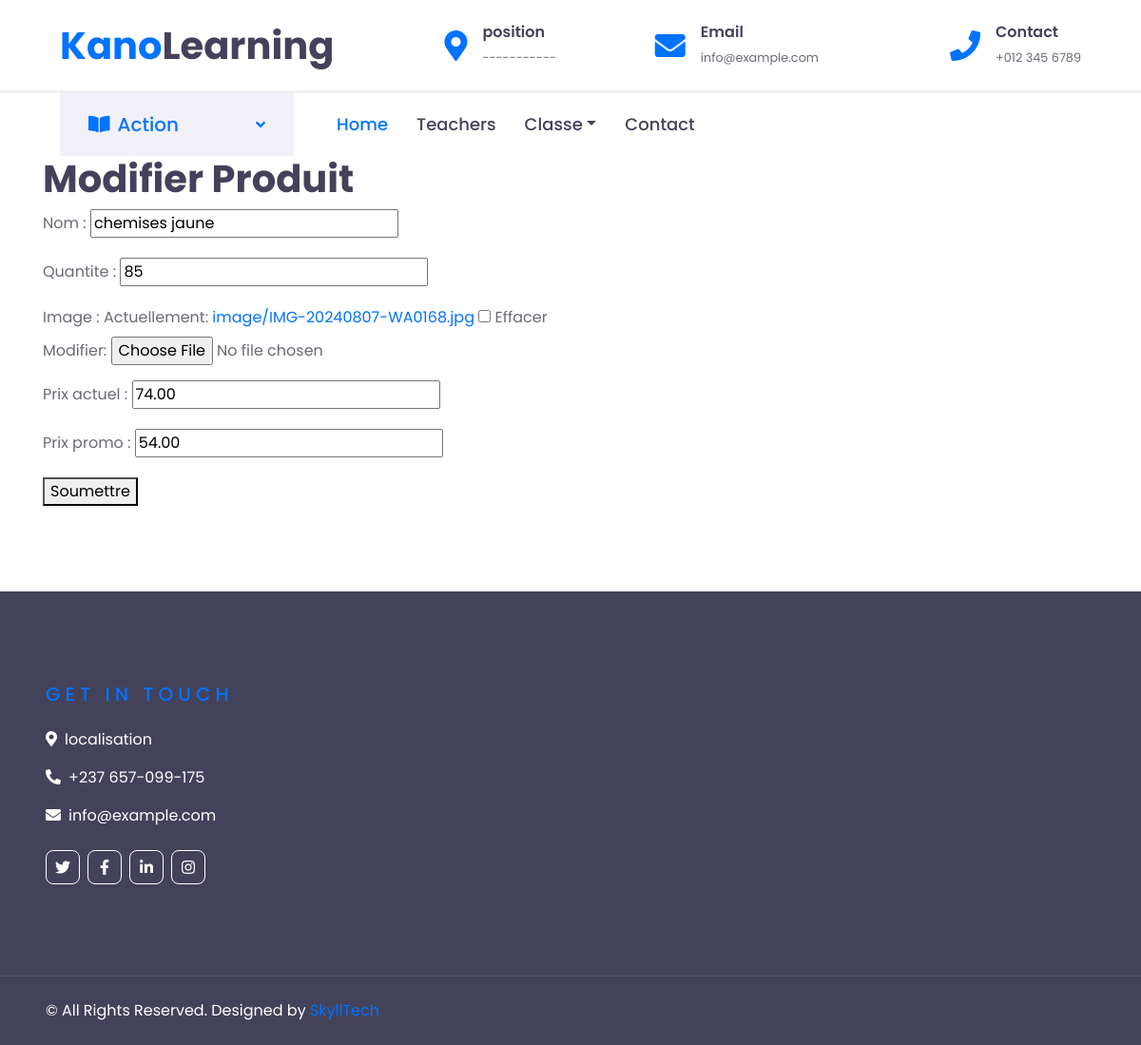
Screenshot of /update/17/ with the database file from the repository.
### home/models.py (models this page shows, shortened)
class Produit(models.Model):
    nom = models.CharField(max_length=100)
    quantite = models.IntegerField()
    image = models.ImageField(upload_to='image', null=True, blank=True)
    prix_actuel = models.DecimalField(max_digits=10, decimal_places=2)
    prix_promo = models.DecimalField(max_digits=10, decimal_places=2)

### home/views.py (the view)
# urls.py: path('update/<int:id>/',views.produit_update_view, name="update"),
def produit_update_view(request, id):
    produit = get_object_or_404(Produit, id=id)
    if request.method == "POST":
        form = Produit_form(request.POST, request.FILES, instance=produit)
        if form.is_valid():
            form.save()
            return redirect("display")
    else:
        form = Produit_form(instance=produit)
    return render(request, "home/update.html", {"form": form, "produit": produit})

### home/forms.py
class Produit_form(forms.ModelForm):
    class Meta:
        model = Produit
        fields = '__all__' #['nom','quantite','image'] # si on a besoin de tout les champs on peut juste faire: fields = '__all__'

### home/templates/home/update.html (shortened to what this page needs)
{% extends "home/base.html" %}
{% block content %}
{% load static %}
<div class="container">
    <h1> Modifier Produit </h1>
    <form method="post" enctype="multipart/form-data">
        {{form.as_p}}
        <button type="submit" class"btn btn-primary">Soumettre </button>
    </form>
</div>
{% endblock %}

### rows the page displays
Produit: nom "chemises jaune", quantite "85", prix_actuel "74.00", prix_promo "54.00"
